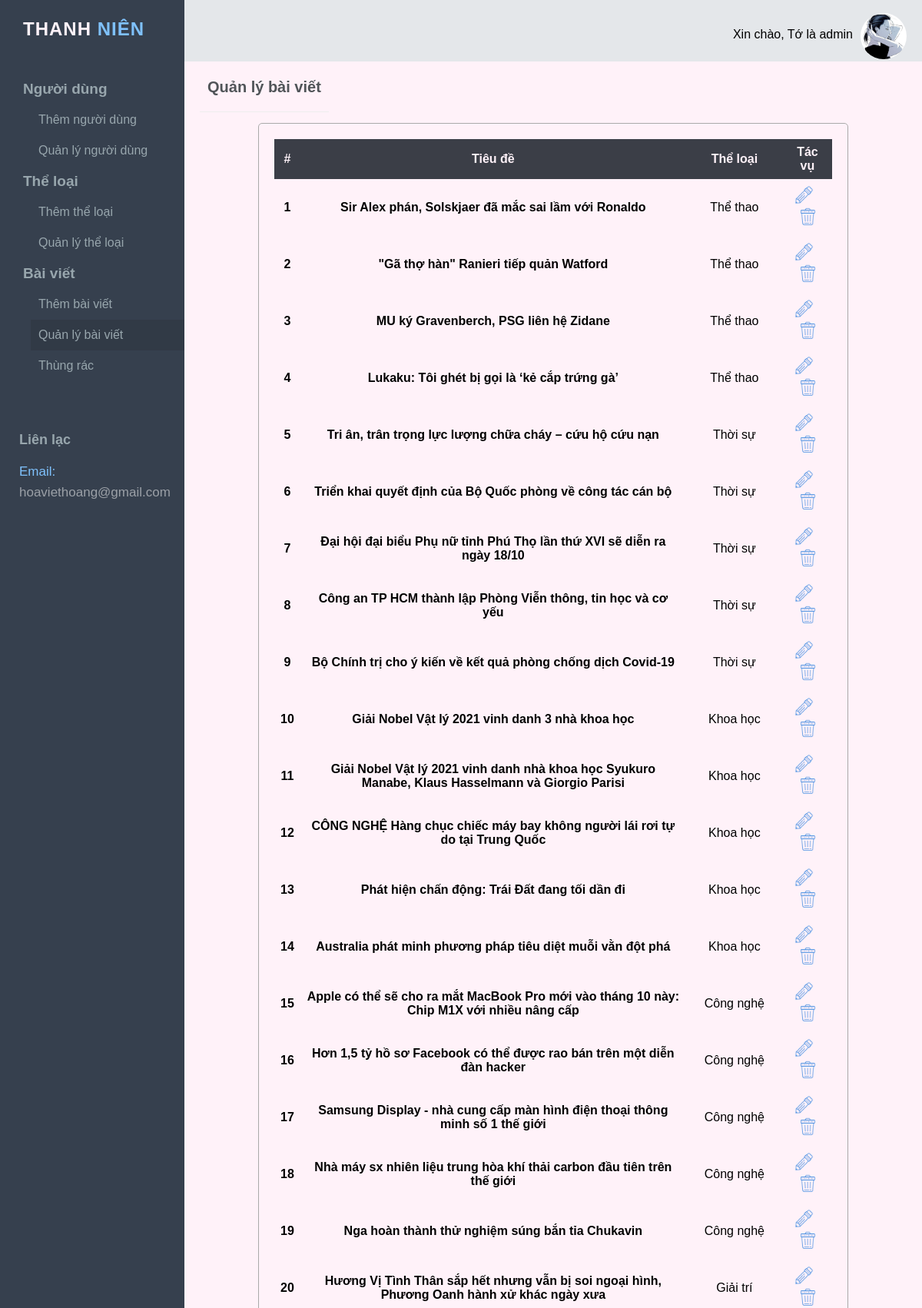
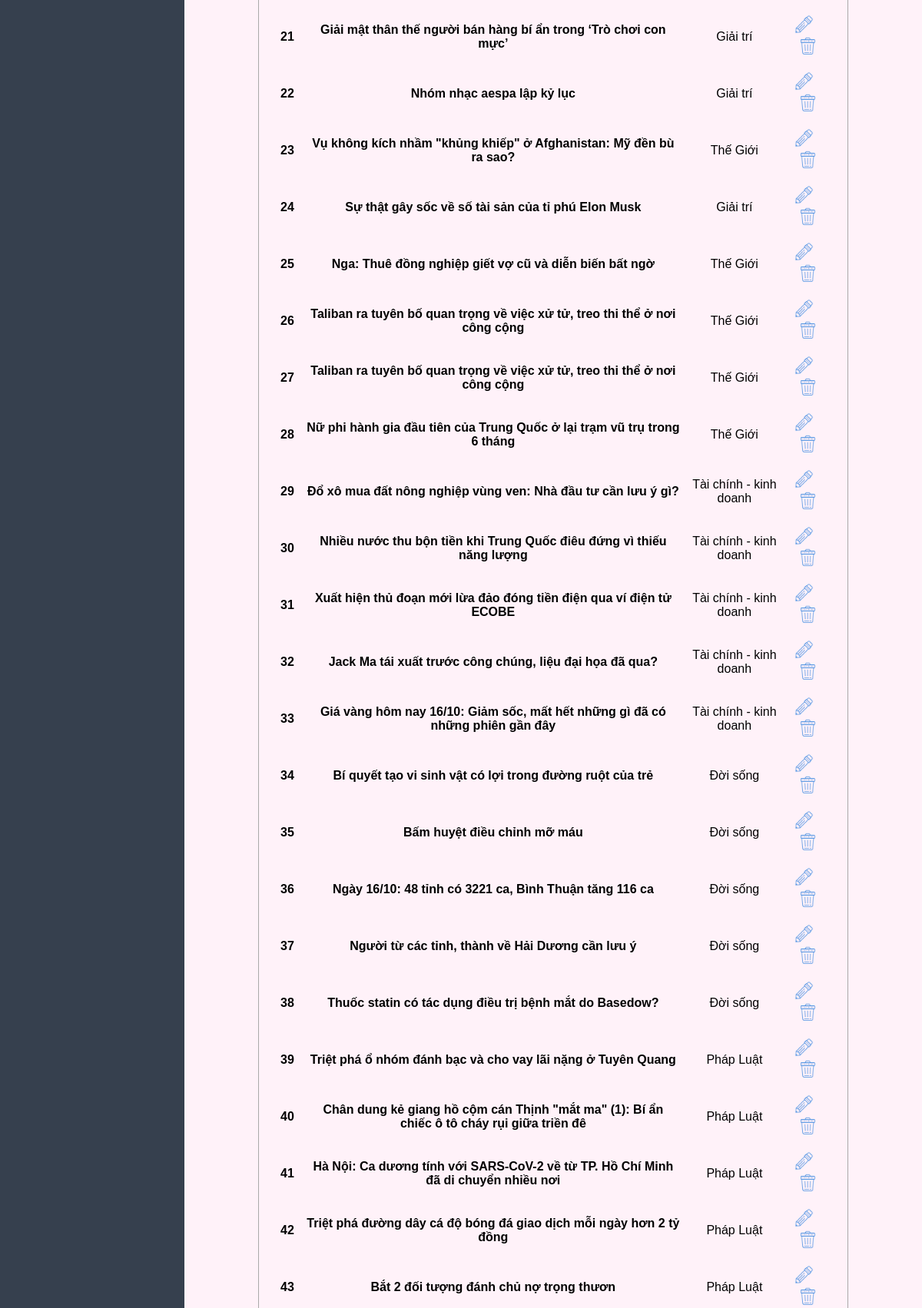
Screenshot of /admin/manage-post.php (signed in, upper part) with the database file from the repository (2 pictures, top to bottom).
### tables this page shows
CREATE TABLE `tintuc` (
  `MaTinTuc` int(11) NOT NULL,
  `TieuDe` longtext DEFAULT NULL,
  `MaTL` int(11) DEFAULT NULL,
  `NoiDung` longtext DEFAULT NULL,
  `Anh` varchar(255) DEFAULT NULL,
  `NgayDang` timestamp NULL DEFAULT current_timestamp(),
  `NgayCapNhat` timestamp NULL DEFAULT NULL ON UPDATE current_timestamp(),
  `IsActivate` int(1) DEFAULT NULL,
  `MoTa` longtext DEFAULT NULL,
  `url` longtext DEFAULT NULL
);

CREATE TABLE `theloai` (
  `MaTL` int(10) NOT NULL,
  `TenTL` varchar(150) DEFAULT NULL,
  `MoTa` text DEFAULT NULL,
  `NgayTao` timestamp NULL DEFAULT current_timestamp(),
  `NgayCapNhat` timestamp NULL DEFAULT NULL ON UPDATE current_timestamp(),
  `IsActivate` int(1) DEFAULT NULL
);

### admin/manage-post.php (the view, shortened to what this page needs)
<?php
include('../includes/config.php');
if (strlen($_SESSION['login']) == 0) {
    header('location:index.php');
} else {
?>
    <!DOCTYPE html>
    <html>
    <head>
        <link href="css/manager.css" rel="stylesheet" type="text/css" />
        <link href="css/button.css" rel="stylesheet" type="text/css" />
    </head>
    <body height=100%>
        <?php include('manager.php'); ?>
        <div class="main-right">
            <h4 class="page-title">Quản lý bài viết</h4>
            <form class="form" name="addPost" method="post" enctype="multipart/form-data">
                <div class="form-group1">
                    <table class="table-trash">
                        <tr class="color1">
                            <th>#</th>
                            <th>Tiêu đề</th>
                            <th>Thể loại</th>
                            <th>Tác vụ</th>
                        </tr>
                        <?php
                        $query = mysqli_query($con, "select MaTinTuc, TieuDe, TenTL from tintuc, theloai where theloai.MaTL=tintuc.MaTL and tintuc.IsActivate=1");
                        $rowcount = mysqli_num_rows($query);
                        $cnt = 1;
                        if ($rowcount == 0) {
                        ?>
                            <tr>
                                <td colspan="4" align="center">
                                    <h3 style="color:red">No record found</h3>
                                </td>
                            <tr>
                                <?php
                            } else {
                                while ($row = mysqli_fetch_array($query)) {
                                ?>
                            <tr>
                                <th><?php echo htmlentities($cnt); ?></th>
                                <td><b><?php echo htmlentities($row['TieuDe']); ?></b></td>
                                <td><?php echo htmlentities($row['TenTL']) ?></td>
                                <td><a href="edit-post.php?pid=<?php echo htmlentities($row['MaTinTuc']); ?>"><img class="icons" src="../images/icons/icons8-edit-64.png" alt="" srcset=""></a>
                                    &nbsp;<a href="manage-post.php?pid=<?php echo htmlentities($row['MaTinTuc']); ?>&&action=del" onclick="return confirm('Bạn có thực sự muốn xóa?')"> <img class="icons" src="../images/icons/icons8-trash-64.png" alt="" srcset=""></a> </td>
                            </tr>
                    <?php $cnt++;
                                }
                            } ?>
                    </table>
                </div>
            </form>
        </div>
    </body>
    </html>
<?php } ?>

### admin/css/manager.css (style rules this page uses)
* { box-sizing: border-box; font-family: sans-serif; }
html, body { margin: 0px; height: 100%; }
body { display: flex; flex-direction: column; }
a { text-decoration: none; }
.main-right { flex: 1; background-color: #fff2f9; margin-left: 240px !important; margin-top: 0px !important; }
.page-title { font-size: 20px; font-weight: 600; padding: 20px; margin: 2px -20px 20px 20px; border-bottom: 1px solid #eee; color: #505458; float: left; padding-left: 10px; padding-right: 10px; }
.form { background-color: #fff2f9; padding: 80px 10% 10px 10%; }
.h1, .h2, .h3, .h4, .h5, .h6, h1, h2, h3, h4, h5, h6 { color: #505458; margin: 10px 0; }
b, strong { font-weight: 600; }
.icons { height: 25px; width: 25px; }
td { text-align: center; vertical-align: middle; }

### admin/css/button.css (style rules this page uses)
.form-group1 { padding: 20px; border: 1px solid #aaaaaa; border-radius: 5px; background-clip: padding-box; margin-bottom: 20px; }
th { font-family: sans-serif; font-weight: 600; }
th, td { padding: 8px; }
.table-trash { width: 100%; margin: 0; border: none; border-collapse: collapse; }
tr.color1 { color: #fff2f9; background-color: #3b3e47; }

### rows the page displays
tintuc: TieuDe "Sir Alex phán, Solskjaer đã mắc sai lầm với Ronaldo", theloai.TenTL "Thể thao"
tintuc: TieuDe "\"Gã thợ hàn\" Ranieri tiếp quản Watford", theloai.TenTL "Thể thao"
tintuc: TieuDe "MU ký Gravenberch, PSG liên hệ Zidane", theloai.TenTL "Thể thao"
tintuc: TieuDe "Lukaku: Tôi ghét bị gọi là ‘kẻ cắp trứng gà’", theloai.TenTL "Thể thao"
tintuc: TieuDe "Tri ân, trân trọng lực lượng chữa cháy – cứu hộ cứu nạn", theloai.TenTL "Thời sự"
tintuc: TieuDe "Triển khai quyết định của Bộ Quốc phòng về công tác cán bộ", theloai.TenTL "Thời sự"
tintuc: TieuDe "Đại hội đại biểu Phụ nữ tỉnh Phú Thọ lần thứ XVI sẽ diễn ra ngày 18/10", theloai.TenTL "Thời sự"
tintuc: TieuDe "Công an TP HCM thành lập Phòng Viễn thông, tin học và cơ yếu", theloai.TenTL "Thời sự"
tintuc: TieuDe "Bộ Chính trị cho ý kiến về kết quả phòng chống dịch Covid-19", theloai.TenTL "Thời sự"
tintuc: TieuDe "Giải Nobel Vật lý 2021 vinh danh 3 nhà khoa học", theloai.TenTL "Khoa học"
tintuc: TieuDe "Giải Nobel Vật lý 2021 vinh danh nhà khoa học Syukuro Manabe, Klaus Hasselmann và Giorgio Parisi", theloai.TenTL "Khoa học"
tintuc: TieuDe "CÔNG NGHỆ Hàng chục chiếc máy bay không người lái rơi tự do tại Trung Quốc", theloai.TenTL "Khoa học"
tintuc: TieuDe "Phát hiện chấn động: Trái Đất đang tối dần đi", theloai.TenTL "Khoa học"
tintuc: TieuDe "Australia phát minh phương pháp tiêu diệt muỗi vằn đột phá", theloai.TenTL "Khoa học"
tintuc: TieuDe "Apple có thể sẽ cho ra mắt MacBook Pro mới vào tháng 10 này: Chip M1X với nhiều nâng cấp", theloai.TenTL "Công nghệ"
tintuc: TieuDe "Hơn 1,5 tỷ hồ sơ Facebook có thể được rao bán trên một diễn đàn hacker", theloai.TenTL "Công nghệ"
tintuc: TieuDe "Samsung Display - nhà cung cấp màn hình điện thoại thông minh số 1 thế giới", theloai.TenTL "Công nghệ"
tintuc: TieuDe "Nhà máy sx nhiên liệu trung hòa khí thải carbon đầu tiên trên thế giới", theloai.TenTL "Công nghệ"
tintuc: TieuDe "Nga hoàn thành thử nghiệm súng bắn tỉa Chukavin", theloai.TenTL "Công nghệ"
tintuc: TieuDe "Hương Vị Tình Thân sắp hết nhưng vẫn bị soi ngoại hình, Phương Oanh hành xử khác ngày xưa", theloai.TenTL "Giải trí"
tintuc: TieuDe "Giải mật thân thế người bán hàng bí ẩn trong ‘Trò chơi con mực’", theloai.TenTL "Giải trí"
tintuc: TieuDe "Nhóm nhạc aespa lập kỷ lục", theloai.TenTL "Giải trí"
tintuc: TieuDe "Vụ không kích nhầm \"khủng khiếp\" ở Afghanistan: Mỹ đền bù ra sao?", theloai.TenTL "Thế Giới"
tintuc: TieuDe "Sự thật gây sốc về số tài sản của tỉ phú Elon Musk", theloai.TenTL "Giải trí"
tintuc: TieuDe "Nga: Thuê đồng nghiệp giết vợ cũ và diễn biến bất ngờ", theloai.TenTL "Thế Giới"
tintuc: TieuDe "Taliban ra tuyên bố quan trọng về việc xử tử, treo thi thể ở nơi công cộng", theloai.TenTL "Thế Giới"
tintuc: TieuDe "Taliban ra tuyên bố quan trọng về việc xử tử, treo thi thể ở nơi công cộng", theloai.TenTL "Thế Giới"
tintuc: TieuDe "Nữ phi hành gia đầu tiên của Trung Quốc ở lại trạm vũ trụ trong 6 tháng", theloai.TenTL "Thế Giới"
tintuc: TieuDe "Đổ xô mua đất nông nghiệp vùng ven: Nhà đầu tư cần lưu ý gì?", theloai.TenTL "Tài chính - kinh doanh"
tintuc: TieuDe "Nhiều nước thu bộn tiền khi Trung Quốc điêu đứng vì thiếu năng lượng", theloai.TenTL "Tài chính - kinh doanh"
tintuc: TieuDe "Xuất hiện thủ đoạn mới lừa đảo đóng tiền điện qua ví điện tử ECOBE", theloai.TenTL "Tài chính - kinh doanh"
tintuc: TieuDe "Jack Ma tái xuất trước công chúng, liệu đại họa đã qua?", theloai.TenTL "Tài chính - kinh doanh"
tintuc: TieuDe "Giá vàng hôm nay 16/10: Giảm sốc, mất hết những gì đã có những phiên gần đây", theloai.TenTL "Tài chính - kinh doanh"
tintuc: TieuDe "Bí quyết tạo vi sinh vật có lợi trong đường ruột của trẻ", theloai.TenTL "Đời sống"
tintuc: TieuDe "Bấm huyệt điều chỉnh mỡ máu", theloai.TenTL "Đời sống"
tintuc: TieuDe "Ngày 16/10: 48 tỉnh có 3221 ca, Bình Thuận tăng 116 ca", theloai.TenTL "Đời sống"
tintuc: TieuDe "Người từ các tỉnh, thành về Hải Dương cần lưu ý", theloai.TenTL "Đời sống"
tintuc: TieuDe "Thuốc statin có tác dụng điều trị bệnh mắt do Basedow?", theloai.TenTL "Đời sống"
tintuc: TieuDe "Triệt phá ổ nhóm đánh bạc và cho vay lãi nặng ở Tuyên Quang", theloai.TenTL "Pháp Luật"
tintuc: TieuDe "Chân dung kẻ giang hồ cộm cán Thịnh \"mắt ma\" (1): Bí ẩn chiếc ô tô cháy rụi giữa triền đê", theloai.TenTL "Pháp Luật"
tintuc: TieuDe "Hà Nội: Ca dương tính với SARS-CoV-2 về từ TP. Hồ Chí Minh đã di chuyển nhiều nơi", theloai.TenTL "Pháp Luật"
tintuc: TieuDe "Triệt phá đường dây cá độ bóng đá giao dịch mỗi ngày hơn 2 tỷ đồng", theloai.TenTL "Pháp Luật"
tintuc: TieuDe "Bắt 2 đối tượng đánh chủ nợ trọng thươn", theloai.TenTL "Pháp Luật"

### other values shown
$_SESSION['name'] "Tớ là admin"
